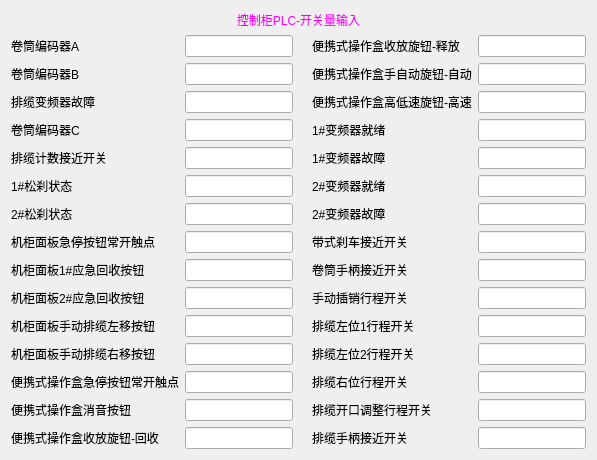
      <widget class="QWidget" name="RealTimeDataPage2">
       <layout class="QGridLayout" name="gridLayout_21">
        <item row="0" column="0">
         <widget class="QLabel" name="label_PLC-DI">
          <property name="maximumSize">
           <size>
            <width>16777215</width>
            <height>30</height>
           </size>
          </property>
          <property name="styleSheet">
           <string notr="true">color: rgb(255, 0, 255);font: 18pt &quot;Arial&quot;;</string>
          </property>
          <property name="text">
           <string>控制柜PLC-开关量输入</string>
          </property>
          <property name="alignment">
           <set>Qt::AlignCenter</set>
          </property>
         </widget>
        </item>
        <item row="1" column="0">
         <layout class="QGridLayout" name="gridLayout_22">
          <item row="0" column="2">
           <widget class="QLabel" name="label_blank_002">
            <property name="text">
             <string/>
            </property>
           </widget>
          </item>
          <item row="0" column="0">
           <widget class="QLabel" name="label_WCC_PLC_I0_0">
            <property name="text">
             <string>卷筒编码器A</string>
            </property>
           </widget>
          </item>
          <item row="0" column="1">
           <widget class="QLineEdit" name="WCC_PLC_I0_0"/>
          </item>
          <item row="1" column="0">
           <widget class="QLabel" name="label_WCC_PLC_I0_1">
            <property name="text">
             <string>卷筒编码器B</string>
            </property>
           </widget>
          </item>
          <item row="1" column="1">
           <widget class="QLineEdit" name="WCC_PLC_I0_1"/>
          </item>
          <item row="2" column="0">
           <widget class="QLabel" name="label_WCC_PLC_I0_2">
            <property name="text">
             <string>排缆变频器故障</string>
            </property>
           </widget>
          </item>
          <item row="2" column="1">
           <widget class="QLineEdit" name="WCC_PLC_I0_2"/>
          </item>
          <item row="3" column="0">
           <widget class="QLabel" name="label_WCC_PLC_I0_3">
            <property name="text">
             <string>卷筒编码器C</string>
            </property>
           </widget>
          </item>
          <item row="3" column="1">
           <widget class="QLineEdit" name="WCC_PLC_I0_3"/>
          </item>
          <item row="4" column="0">
           <widget class="QLabel" name="label_WCC_PLC_I0_4">
            <property name="text">
             <string>排缆计数接近开关</string>
            </property>
           </widget>
          </item>
          <item row="4" column="1">
           <widget class="QLineEdit" name="WCC_PLC_I0_4"/>
          </item>
          <item row="5" column="0">
           <widget class="QLabel" name="label_WCC_PLC_I0_5">
            <property name="text">
             <string>1#松刹状态</string>
            </property>
           </widget>
          </item>
          <item row="5" column="1">
           <widget class="QLineEdit" name="WCC_PLC_I0_5"/>
          </item>
          <item row="6" column="0">
           <widget class="QLabel" name="label_WCC_PLC_I0_6">
            <property name="text">
             <string>2#松刹状态</string>
            </property>
           </widget>
          </item>
          <item row="6" column="1">
           <widget class="QLineEdit" name="WCC_PLC_I0_6"/>
          </item>
          <item row="7" column="0">
           <widget class="QLabel" name="label_WCC_PLC_I0_7">
            <property name="text">
             <string>机柜面板急停按钮常开触点</string>
            </property>
           </widget>
          </item>
          <item row="7" column="1">
           <widget class="QLineEdit" name="WCC_PLC_I0_7"/>
          </item>
          <item row="8" column="0">
           <widget class="QLabel" name="label_WCC_PLC_I1_0">
            <property name="text">
             <string>机柜面板1#应急回收按钮</string>
            </property>
           </widget>
          </item>
          <item row="8" column="1">
           <widget class="QLineEdit" name="WCC_PLC_I1_0"/>
          </item>
          <item row="9" column="0">
           <widget class="QLabel" name="label_WCC_PLC_I1_1">
            <property name="text">
             <string>机柜面板2#应急回收按钮</string>
            </property>
           </widget>
          </item>
          <item row="9" column="1">
           <widget class="QLineEdit" name="WCC_PLC_I1_1"/>
          </item>
          <item row="10" column="0">
           <widget class="QLabel" name="label_WCC_PLC_I1_2">
            <property name="text">
             <string>机柜面板手动排缆左移按钮</string>
            </property>
           </widget>
          </item>
          <item row="10" column="1">
           <widget class="QLineEdit" name="WCC_PLC_I1_2"/>
          </item>
          <item row="11" column="0">
           <widget class="QLabel" name="label_WCC_PLC_I1_3">
            <property name="text">
             <string>机柜面板手动排缆右移按钮</string>
            </property>
           </widget>
          </item>
          <item row="11" column="1">
           <widget class="QLineEdit" name="WCC_PLC_I1_3"/>
          </item>
          <item row="12" column="0">
           <widget class="QLabel" name="label_WCC_PLC_I1_4">
            <property name="text">
             <string>便携式操作盒急停按钮常开触点</string>
            </property>
           </widget>
          </item>
          <item row="12" column="1">
           <widget class="QLineEdit" name="WCC_PLC_I1_4"/>
          </item>
          <item row="13" column="0">
           <widget class="QLabel" name="label_WCC_PLC_I1_5">
            <property name="text">
             <string>便携式操作盒消音按钮</string>
            </property>
           </widget>
          </item>
          <item row="13" column="1">
           <widget class="QLineEdit" name="WCC_PLC_I1_5"/>
          </item>
          <item row="14" column="0">
           <widget class="QLabel" name="label_WCC_PLC_I1_6">
            <property name="text">
             <string>便携式操作盒收放旋钮-回收</string>
            </property>
           </widget>
          </item>
          <item row="14" column="1">
           <widget class="QLineEdit" name="WCC_PLC_I1_6"/>
          </item>
          <item row="0" column="3">
           <widget class="QLabel" name="label_WCC_PLC_I1_7">
            <property name="text">
             <string>便携式操作盒收放旋钮-释放</string>
            </property>
           </widget>
          </item>
          <item row="0" column="4">
           <widget class="QLineEdit" name="WCC_PLC_I1_7"/>
          </item>
          <item row="1" column="3">
           <widget class="QLabel" name="label_WCC_PLC_I2_0">
            <property name="text">
             <string>便携式操作盒手自动旋钮-自动</string>
            </property>
           </widget>
          </item>
          <item row="1" column="4">
           <widget class="QLineEdit" name="WCC_PLC_I2_0"/>
          </item>
          <item row="2" column="3">
           <widget class="QLabel" name="label_WCC_PLC_I2_1">
            <property name="text">
             <string>便携式操作盒高低速旋钮-高速</string>
            </property>
           </widget>
          </item>
          <item row="2" column="4">
           <widget class="QLineEdit" name="WCC_PLC_I2_1"/>
          </item>
          <item row="3" column="3">
           <widget class="QLabel" name="label_WCC_PLC_I2_2">
            <property name="text">
             <string>1#变频器就绪</string>
            </property>
           </widget>
          </item>
          <item row="3" column="4">
           <widget class="QLineEdit" name="WCC_PLC_I2_2"/>
          </item>
          <item row="4" column="3">
           <widget class="QLabel" name="label_WCC_PLC_I2_3">
            <property name="text">
             <string>1#变频器故障</string>
            </property>
           </widget>
          </item>
          <item row="4" column="4">
           <widget class="QLineEdit" name="WCC_PLC_I2_3"/>
          </item>
          <item row="5" column="3">
           <widget class="QLabel" name="label_WCC_PLC_I2_4">
            <property name="text">
             <string>2#变频器就绪</string>
            </property>
           </widget>
          </item>
          <item row="5" column="4">
           <widget class="QLineEdit" name="WCC_PLC_I2_4"/>
          </item>
          <item row="6" column="3">
           <widget class="QLabel" name="label_WCC_PLC_I2_5">
            <property name="text">
             <string>2#变频器故障</string>
            </property>
           </widget>
          </item>
          <item row="6" column="4">
           <widget class="QLineEdit" name="WCC_PLC_I2_5"/>
          </item>
          <item row="7" column="3">
           <widget class="QLabel" name="label_WCC_PLC_I2_6">
            <property name="text">
             <string>带式刹车接近开关</string>
            </property>
           </widget>
          </item>
          <item row="7" column="4">
           <widget class="QLineEdit" name="WCC_PLC_I2_6"/>
          </item>
          <item row="8" column="3">
           <widget class="QLabel" name="label_WCC_PLC_I2_7">
            <property name="text">
             <string>卷筒手柄接近开关</string>
            </property>
           </widget>
          </item>
          <item row="8" column="4">
           <widget class="QLineEdit" name="WCC_PLC_I2_7"/>
          </item>
          <item row="9" column="3">
           <widget class="QLabel" name="label_WCC_PLC_I80_0">
            <property name="text">
             <string>手动插销行程开关</string>
            </property>
           </widget>
          </item>
          <item row="9" column="4">
           <widget class="QLineEdit" name="WCC_PLC_I80_0"/>
          </item>
          <item row="10" column="3">
           <widget class="QLabel" name="label_WCC_PLC_I80_1">
            <property name="text">
             <string>排缆左位1行程开关</string>
            </property>
           </widget>
          </item>
          <item row="10" column="4">
           <widget class="QLineEdit" name="WCC_PLC_I80_1"/>
          </item>
          <item row="11" column="3">
           <widget class="QLabel" name="label_WCC_PLC_I80_2">
            <property name="text">
             <string>排缆左位2行程开关</string>
            </property>
           </widget>
          </item>
          <item row="11" column="4">
           <widget class="QLineEdit" name="WCC_PLC_I80_2"/>
          </item>
          <item row="12" column="3">
           <widget class="QLabel" name="label_WCC_PLC_I80_3">
            <property name="text">
             <string>排缆右位行程开关</string>
            </property>
           </widget>
          </item>
          <item row="12" column="4">
           <widget class="QLineEdit" name="WCC_PLC_I80_3"/>
          </item>
          <item row="13" column="3">
           <widget class="QLabel" name="label_WCC_PLC_I80_4">
            <property name="text">
             <string>排缆开口调整行程开关</string>
            </property>
           </widget>
          </item>
          <item row="13" column="4">
           <widget class="QLineEdit" name="WCC_PLC_I80_4"/>
          </item>
          <item row="14" column="3">
           <widget class="QLabel" name="label_WCC_PLC_I80_5">
            <property name="text">
             <string>排缆手柄接近开关</string>
            </property>
           </widget>
          </item>
          <item row="14" column="4">
           <widget class="QLineEdit" name="WCC_PLC_I80_5"/>
          </item>
         </layout>
        </item>
       </layout>
      </widget>
